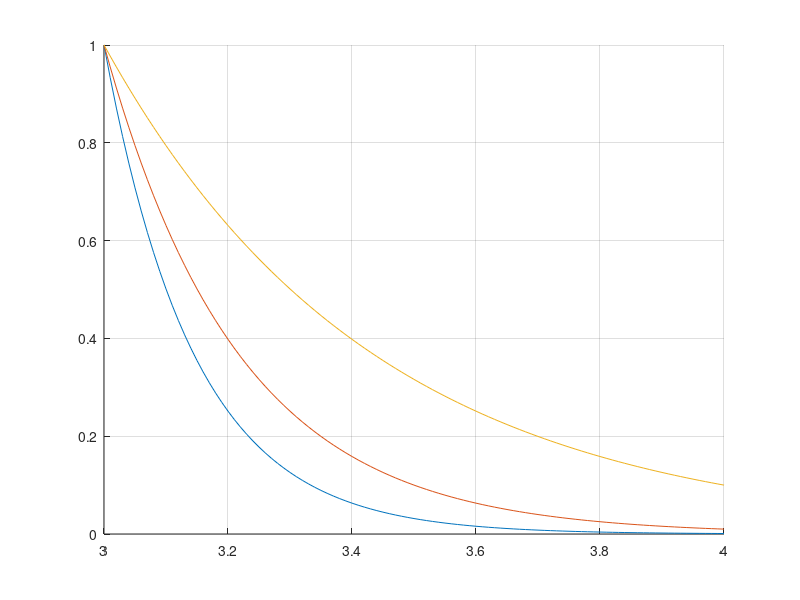
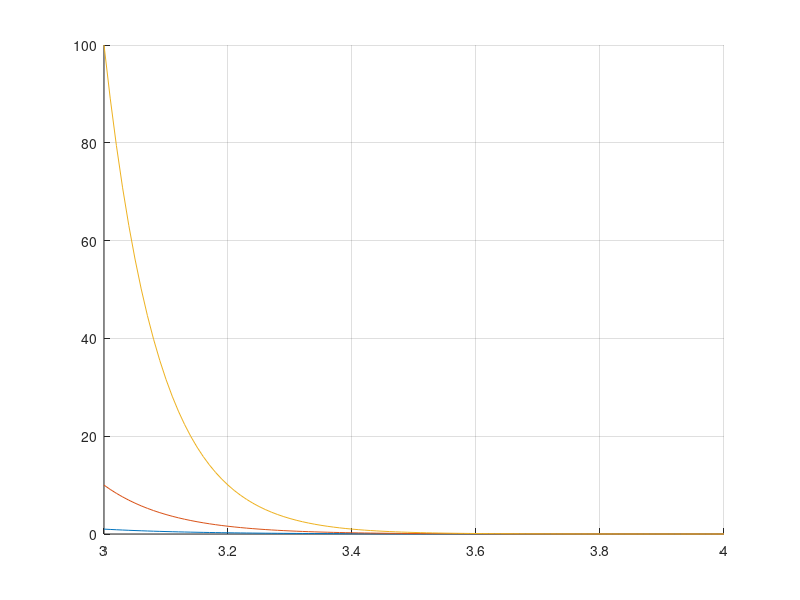
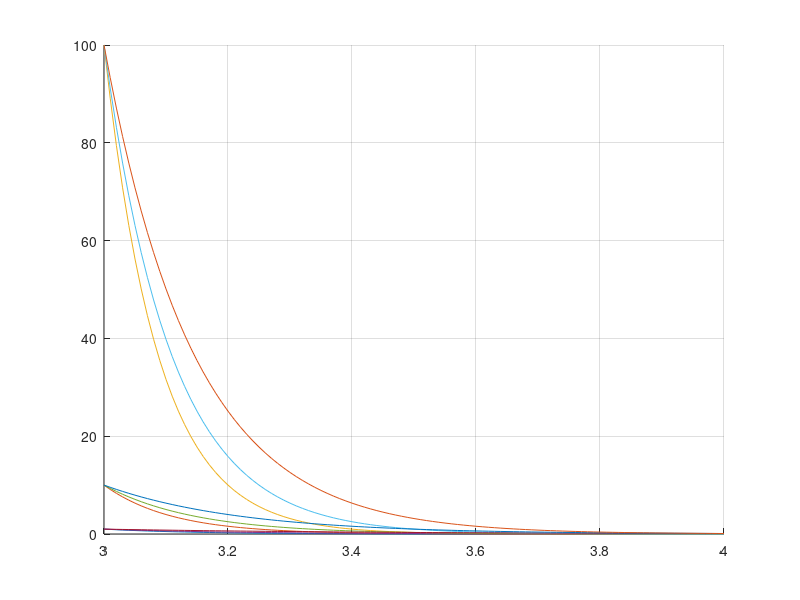

These figures' MATLAB source, in order:
% / / / / / / / / / / / / / / / / / / / /
% EXPONENTIAL SOFT CONSTRAINT FORMULATION
% / / / / / / / / / / / / / / / / / / / /

clear;
clc;
close all;

x_off = 3;
x_set = linspace(x_off,x_off+1,101)';

iset = 1./[0.001 0.01 0.1];
jset = [1 10 100];
for i = 1:length(iset)
    for j = 1:length(jset)
        sig_h_exp(:,i,j) = jset(j)*exp(-(x_set - x_off)*log(jset(j)*iset(i)));
    end
end

%%
figure('color','w'); hold on; grid on;
j=1;
for i = 1:length(iset)
    plot(x_set, sig_h_exp(:,i,j))
end

xlim([x_off x_off+1])
ylim([0 1])

%%
figure('color','w'); hold on; grid on;
i=1;
for j = 1:length(jset)
    plot(x_set, sig_h_exp(:,i,j))
end

xlim([x_off x_off+1])
ylim([0 100])

%%
figure('color','w'); hold on; grid on;
for i = 1:length(iset)
    for j = 1:length(jset)
        plot(x_set, sig_h_exp(:,i,j))
    end
end

xlim([x_off x_off+1])
ylim([0 100])
